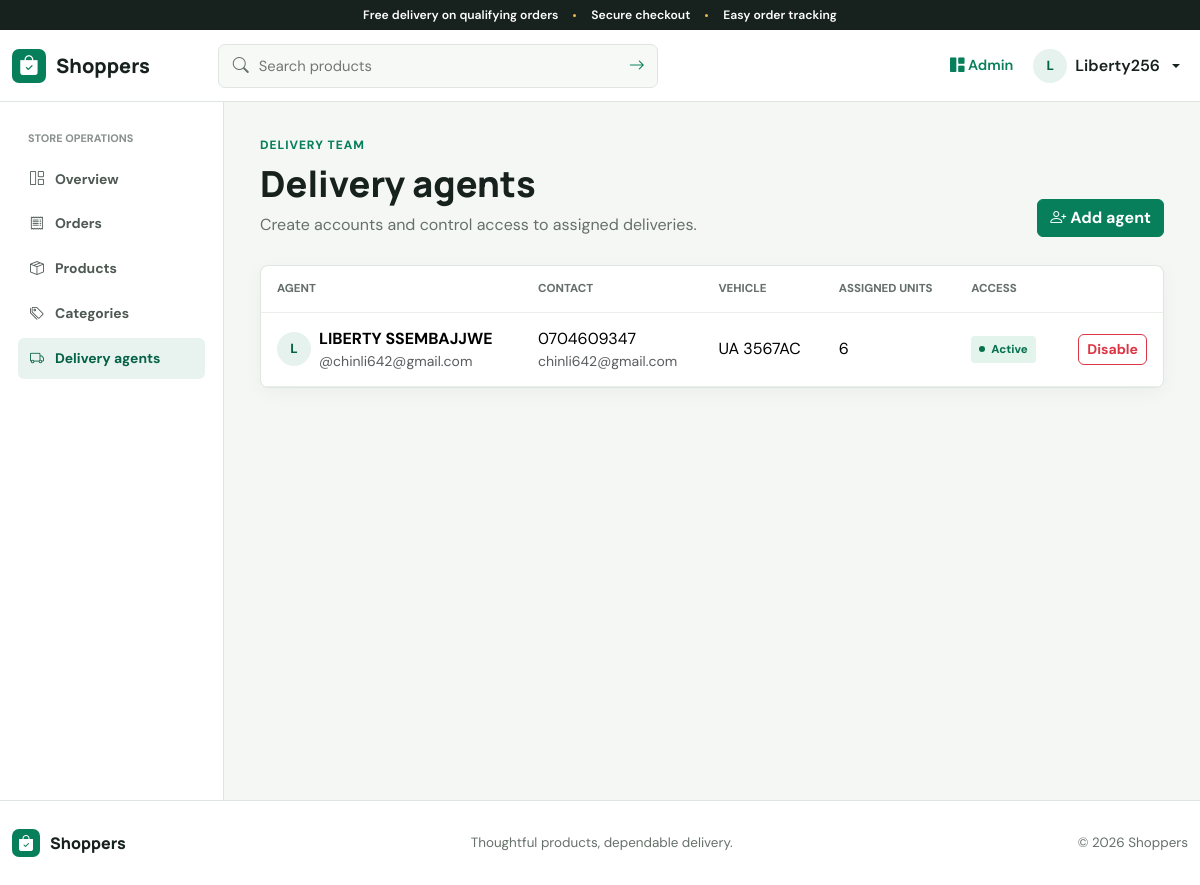
The app's page /dashboard/agents/ (signed in) with its own data.
### clients/models.py (models this page shows)
class DeliveryAgent(models.Model):
    user = models.OneToOneField(User, on_delete=models.CASCADE, related_name='delivery_agent')
    phone = models.CharField(max_length=20)
    vehicle_number = models.CharField(max_length=30, blank=True)
    is_active = models.BooleanField(default=True)
    created_by = models.ForeignKey(
        User,
        on_delete=models.SET_NULL,
        null=True,
        blank=True,
        related_name='created_delivery_agents',
    )
    created_at = models.DateTimeField(auto_now_add=True)
    class Meta:
        ordering = ['user__first_name', 'user__username']
    def __str__(self):
        return self.user.get_full_name() or self.user.username

### admin/views.py (the view)
# urls.py: path('agents/', views.agents, name='manage_agents'),
@superuser_required
def agents(request):
    return render(
        request,
        'admin_panel/agents.html',
        {'agents': DeliveryAgent.objects.select_related('user').annotate(order_total=Sum('orders__quantity'))},
    )

### shopper/context_processors.py (called while the page is built)
def cart_count(request):
    if request.user.is_authenticated:
        return {'cart_count': CartItem.objects.filter(user=request.user).count()}
    return {'cart_count': 0}

### templates/admin_panel/agents.html (shortened to what this page needs)
{% extends 'admin_panel/base.html' %}
{% block admin_content %}
<div class="page-heading"><div><p class="eyebrow">Delivery team</p><h1 class="page-title">Delivery agents</h1><p class="page-subtitle">Create accounts and control access to assigned deliveries.</p></div><a class="btn btn-primary" href="{% url 'add_agent' %}"><i class="bi bi-person-plus me-1"></i>Add agent</a></div>
<div class="panel"><div class="table-responsive"><table class="table"><thead><tr><th>Agent</th><th>Contact</th><th>Vehicle</th><th>Assigned units</th><th>Access</th><th></th></tr></thead><tbody>
{% for agent in agents %}<tr><td><div class="d-flex align-items-center gap-2"><span class="avatar">{{ agent.user.first_name|default:agent.user.username|first|upper }}</span><div><strong>{{ agent }}</strong><div class="text-muted small">@{{ agent.user.username }}</div></div></div></td><td>{{ agent.phone }}<div class="text-muted small">{{ agent.user.email }}</div></td><td>{{ agent.vehicle_number|default:"Not provided" }}</td><td>{{ agent.order_total|default:0 }}</td><td>{% if agent.is_active %}<span class="status status-delivered">Active</span>{% else %}<span class="status status-cancelled">Disabled</span>{% endif %}</td><td class="text-end"><form method="post" action="{% url 'toggle_agent' agent.id %}">{% csrf_token %}<button class="btn btn-sm {% if agent.is_active %}btn-outline-danger{% else %}btn-outline-primary{% endif %}" type="submit">{% if agent.is_active %}Disable{% else %}Activate{% endif %}</button></form></td></tr>
{% empty %}<tr><td colspan="6" class="text-center text-muted py-5">No agents yet. Create the first delivery account.</td></tr>{% endfor %}
</tbody></table></div></div>
{% endblock %}

### templates/base.html (shortened to what this page needs)
{% load static %}
<!DOCTYPE html>
<html lang="en">
<head>
    <link href="https://cdn.jsdelivr.net/npm/bootstrap@5.3.3/dist/css/bootstrap.min.css" rel="stylesheet">
    <link href="https://cdn.jsdelivr.net/npm/bootstrap-icons@1.11.3/font/bootstrap-icons.css" rel="stylesheet">
    <link href="{% static 'css/app.css' %}" rel="stylesheet">
</head>
<body>
<div class="announcement">Free delivery on qualifying orders <span></span> Secure checkout <span></span> Easy order tracking</div>
<nav class="navbar navbar-expand-lg navbar-light app-navbar sticky-top">
    <div class="container">
        <a class="navbar-brand" href="{% url 'home' %}" aria-label="Shoppers home">
            <span class="brand-mark"><i class="bi bi-bag-check-fill"></i></span>
            <span>Shoppers</span>
        </a>
        <div class="collapse navbar-collapse" id="navMenu">
            <form class="nav-search" method="get" action="{% url 'search' %}" role="search">
                <i class="bi bi-search"></i>
                <input type="search" name="q" placeholder="Search products" value="{{ request.GET.q }}" aria-label="Search products">
                <button type="submit" aria-label="Submit search"><i class="bi bi-arrow-right"></i></button>
            </form>
            <ul class="navbar-nav ms-auto align-items-lg-center gap-lg-1">
                {% if request.user.is_authenticated %}
                    {% if request.user.is_superuser %}
                    <li class="nav-item"><a class="nav-link workspace-link" href="{% url 'dashboard' %}"><i class="bi bi-grid-1x2-fill"></i> Admin</a></li>
                    {% elif request.user.delivery_agent %}
                    <li class="nav-item"><a class="nav-link workspace-link" href="{% url 'agent_dashboard' %}"><i class="bi bi-truck"></i> Deliveries</a></li>
                    {% else %}
                    <li class="nav-item"><a class="nav-link" href="{% url 'orders' %}">Orders</a></li>
                    <li class="nav-item"><a class="icon-link" href="{% url 'cart' %}" aria-label="Shopping cart"><i class="bi bi-bag"></i>{% if cart_count %}<span class="cart-count">{{ cart_count }}</span>{% endif %}</a></li>
                    {% endif %}
                    <li class="nav-item dropdown">
                        <button class="account-button dropdown-toggle" data-bs-toggle="dropdown" aria-expanded="false">
                            <span class="avatar">{{ request.user.username|first|upper }}</span>
                            <span class="account-name">{{ request.user.first_name|default:request.user.username }}</span>
                        </button>
                    </li>
                {% else %}
                    <li class="nav-item"><a class="nav-link" href="{% url 'login' %}">Sign in</a></li>
                    <li class="nav-item"><a class="btn btn-brand btn-sm" href="{% url 'register' %}">Create account</a></li>
                {% endif %}
            </ul>
        </div>
    </div>
</nav>
<main>{% block content %}{% endblock %}</main>
<footer class="site-footer">
    <div class="container footer-inner">
        <a class="navbar-brand footer-brand" href="{% url 'home' %}"><span class="brand-mark"><i class="bi bi-bag-check-fill"></i></span><span>Shoppers</span></a>
        <p>Thoughtful products, dependable delivery.</p>
        <p>&copy; {% now "Y" %} Shoppers</p>
    </div>
</footer>
</body>
</html>

### static/css/app.css (style rules this page uses)
:root { --ink: #17211d; --muted: #66706b; --line: #dfe5e1; --surface: #fff; --canvas: #f5f7f5; --brand: #087f5b; --brand-dark: #056246; --accent: #f2b84b; --danger: #c53b45; --info: #277da1; --radius: 8px; --shadow: 0 12px 34px rgba(23,33,29,.08); }
* { box-sizing: border-box; }
html { scroll-behavior: smooth; }
body { margin: 0; background: var(--canvas); color: var(--ink); font-family: "DM Sans", sans-serif; letter-spacing: 0; }
h1,h2,h3,h4,h5,h6,.navbar-brand { font-family: "Manrope", sans-serif; letter-spacing: 0; }
a { color: var(--brand); }
main { min-height: calc(100vh - 230px); }
.container { max-width: 1200px; }
.announcement { min-height: 30px; padding: 6px 16px; background: var(--ink); color: #fff; text-align: center; font-size: .76rem; font-weight: 600; }
.announcement span { display: inline-block; width: 3px; height: 3px; margin: 0 12px 2px; border-radius: 50%; background: var(--accent); }
.app-navbar { min-height: 72px; border-bottom: 1px solid var(--line); background: rgba(255,255,255,.96); backdrop-filter: blur(14px); }
.navbar-brand { display: inline-flex; align-items: center; gap: 10px; color: var(--ink); font-size: 1.24rem; font-weight: 800; }
.brand-mark { display: inline-grid; width: 34px; height: 34px; place-items: center; border-radius: 7px; background: var(--brand); color: #fff; }
.nav-search { display: flex; align-items: center; width: min(440px,42vw); margin-left: 52px; border: 1px solid var(--line); border-radius: 7px; background: #f7f9f7; overflow: hidden; }
.nav-search>i { margin-left: 14px; color: var(--muted); }
.nav-search input { min-width: 0; flex: 1; padding: 10px; border: 0; outline: 0; background: transparent; font-size: .92rem; }
.nav-search button { width: 40px; height: 40px; border: 0; background: transparent; color: var(--brand); }
.nav-link { color: var(--ink); font-weight: 600; font-size: .91rem; }
.workspace-link { color: var(--brand); }
.account-button { display: flex; align-items: center; gap: 8px; padding: 5px 8px; border: 0; background: transparent; color: var(--ink); font-weight: 600; }
.avatar { display: grid; width: 34px; height: 34px; place-items: center; border-radius: 50%; background: #e6f2ed; color: var(--brand-dark); font-size: .83rem; font-weight: 800; }
.btn { border-radius: 6px; font-weight: 700; }
.btn-brand,.btn-primary { border-color: var(--brand); background: var(--brand); color: #fff; }
.eyebrow { margin-bottom: 8px; color: var(--brand); font-size: .75rem; font-weight: 800; letter-spacing: .08em; text-transform: uppercase; }
.page-title { margin: 0; font-size: clamp(1.65rem,3vw,2.35rem); font-weight: 800; }
.page-subtitle { margin: 8px 0 0; color: var(--muted); }
.page-heading { display: flex; justify-content: space-between; gap: 24px; align-items: end; margin-bottom: 28px; }
.panel { border: 1px solid var(--line); border-radius: var(--radius); background: var(--surface); box-shadow: 0 5px 20px rgba(23,33,29,.04); }
.table { --bs-table-bg: transparent; margin: 0; color: var(--ink); }
.table>:not(caption)>*>* { padding: 14px 16px; border-bottom-color: #ebefec; vertical-align: middle; }
.table thead th { color: var(--muted); font-size: .72rem; font-weight: 800; text-transform: uppercase; }
.table-responsive { border-radius: inherit; }
.status { display: inline-flex; align-items: center; gap: 6px; padding: 5px 8px; border-radius: 4px; font-size: .72rem; font-weight: 800; }
.status:before { width: 6px; height: 6px; border-radius: 50%; background: currentColor; content: ""; }
.status-delivered { background: #e2f4ec; color: #08704f; }
.site-footer { padding: 28px 0; border-top: 1px solid var(--line); background: #fff; }
.footer-inner { display: flex; align-items: center; justify-content: space-between; gap: 20px; }
.footer-inner p { margin: 0; color: var(--muted); font-size: .84rem; }
.footer-brand { font-size: 1rem; }
.footer-brand .brand-mark { width: 28px; height: 28px; }

### records on screen
DeliveryAgent: user.first_name|first "L", user.last_name "LIBERTY SSEMBAJJWE", user.username "chinli642@gmail.com", phone "0704609347", user.email "chinli642@gmail.com", vehicle_number "UA 3567AC", order_total "6", is_active "Active"

### other values on screen
{{ request.user.username|first|upper }} "L"
{{ request.user.first_name|default:request.user.username }} "Liberty256"
